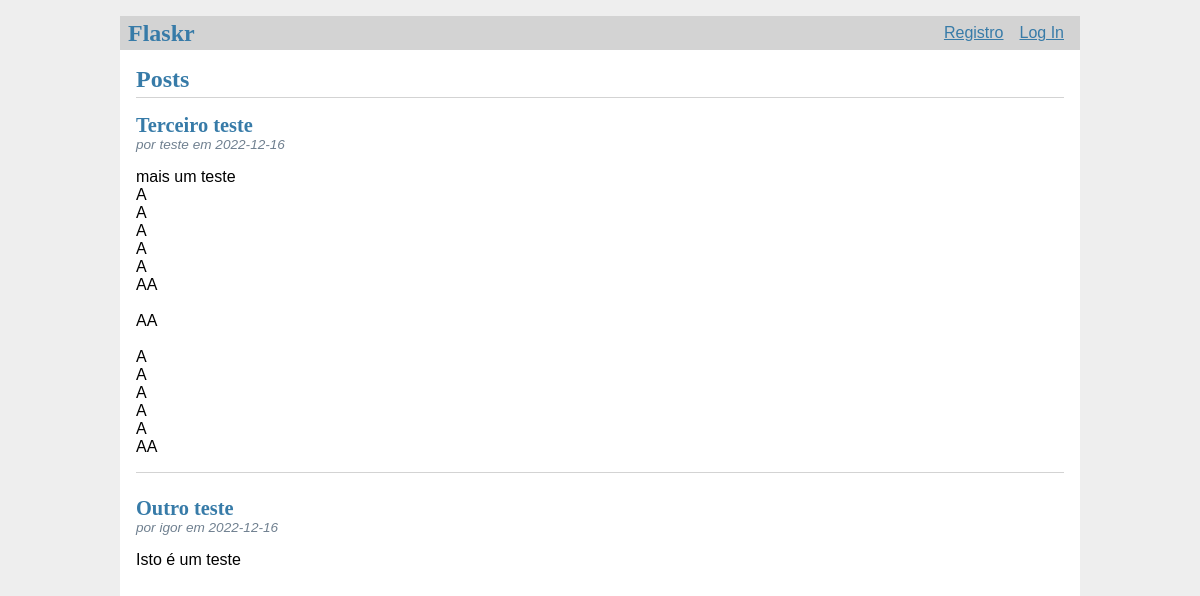
The page / on the database its author committed.
### tables this page shows
CREATE TABLE post (
  id INTEGER PRIMARY KEY AUTOINCREMENT,
  author_id INTEGER NOT NULL,
  created TIMESTAMP NOT NULL DEFAULT CURRENT_TIMESTAMP,
  title TEXT NOT NULL,
  body TEXT NOT NULL,
  FOREIGN KEY (author_id) REFERENCES user (id)
);

CREATE TABLE user (
  id INTEGER PRIMARY KEY AUTOINCREMENT,
  username TEXT UNIQUE NOT NULL,
  password TEXT NOT NULL
);

### flaskr/blog.py (the view)
@bp.route('/')
def index():
    db = get_db()
    posts = db.execute(
        'SELECT p.id, title, body, created, author_id, username'
        ' FROM post p JOIN user u ON p.author_id = u.id'
        ' ORDER BY created DESC'
    ).fetchall()
    return render_template('blog/index.html', posts=posts)

### flaskr/auth.py (called while the page is built)
@bp.before_app_request
def load_logged_in_user():
    user_id = session.get('user_id')
    if user_id is None:
        g.user = None
    else:
        g.user = get_db().execute(
            'SELECT * FROM user WHERE id = ?', (user_id,)
        ).fetchone()

### flaskr/db.py (called while the page is built)
def get_db():
    if 'db' not in g:
        g.db = sqlite3.connect(
            current_app.config['DATABASE'],
            detect_types=sqlite3.PARSE_DECLTYPES
        )
        g.db.row_factory = sqlite3.Row
    return g.db

### flaskr/templates/blog/index.html (shortened to what this page needs)
{% extends 'base.html' %}
{% block header %}
  <h1>{% block title %}Posts{% endblock %}</h1>
{% endblock %}
{% block content %}
  {% for post in posts %}
    <article class="post">
      <header>
        <div>
          <h1>{{ post['title'] }}</h1>
          <div class="about">por {{ post['username'] }} em {{ post['created'].strftime('%Y-%m-%d') }}</div>
        </div>
      </header>
      <p class="body">{{ post['body'] }}</p>
    </article>
    {% if not loop.last %}
      <hr>
    {% endif %}
  {% endfor %}
{% endblock %}

### flaskr/static/style.css (style rules this page uses)
h1 { font-family: serif; color: #377ba8; margin: 1rem 0; }
hr { border: none; border-top: 1px solid lightgray; }
.content > header h1 { flex: auto; margin: 1rem 0 0.25rem 0; }
.post > header { display: flex; align-items: flex-end; font-size: 0.85em; }
.post > header > div:first-of-type { flex: auto; }
.post > header h1 { font-size: 1.5em; margin-bottom: 0; }
.post .about { color: slategray; font-style: italic; }
.post .body { white-space: pre-line; }

### rows shown on the page
post: title "Terceiro teste", username "teste", created "2022-12-16", body "mais um teste A A A A A AA AA A A A A A AA"
post: title "Outro teste", username "igor", created "2022-12-16", body "Isto é um teste"
